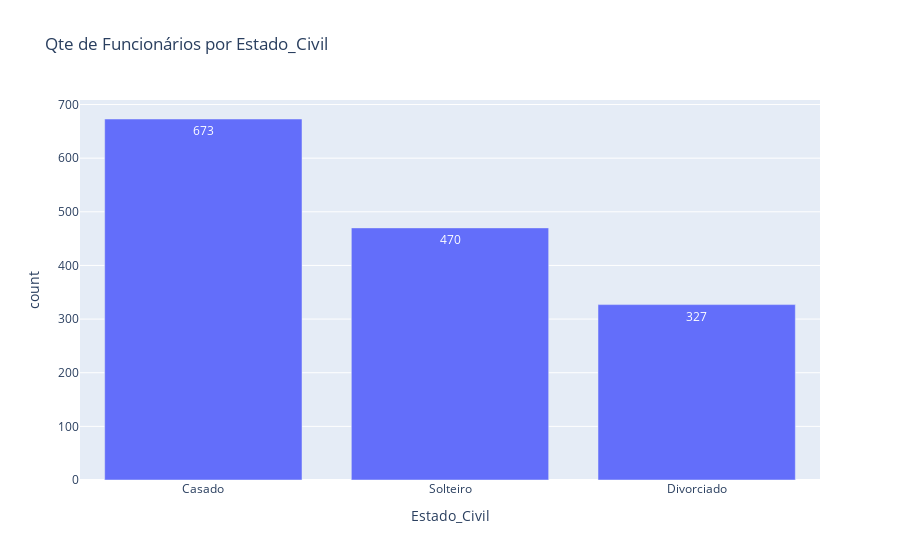

Notebook code for this chart:
### Code cell
controi_grafico_barras('Estado_Civil')

### Figure 1 — Plotly figure (JSON) as saved in the notebook; plotly's stock layout.template omitted (floating-point values rounded to 4 significant figures)
{"data": [{"alignmentgroup": "True", "hovertemplate": "Estado_Civil=%{x}<br>count=%{y}<extra></extra>", "legendgroup": "", "marker": {"color": "#636efa", "pattern": {"shape": ""}}, "name": "", "offsetgroup": "", "orientation": "v", "showlegend": false, "textposition": "auto", "texttemplate": "%{y}", "type": "bar", "x": ["Casado", "Solteiro", "Divorciado"], "xaxis": "x", "y": [673, 470, 327], "yaxis": "y"}], "layout": {"autosize": true, "barmode": "relative", "legend": {"tracegroupgap": 0}, "title": {"text": "Qte de Funcionários por Estado_Civil"}, "xaxis": {"anchor": "y", "autorange": true, "domain": [0, 1], "range": [-0.5, 2.5], "title": {"text": "Estado_Civil"}, "type": "category"}, "yaxis": {"anchor": "x", "autorange": true, "domain": [0, 1], "range": [0, 708.4], "title": {"text": "count"}, "type": "linear"}}}
